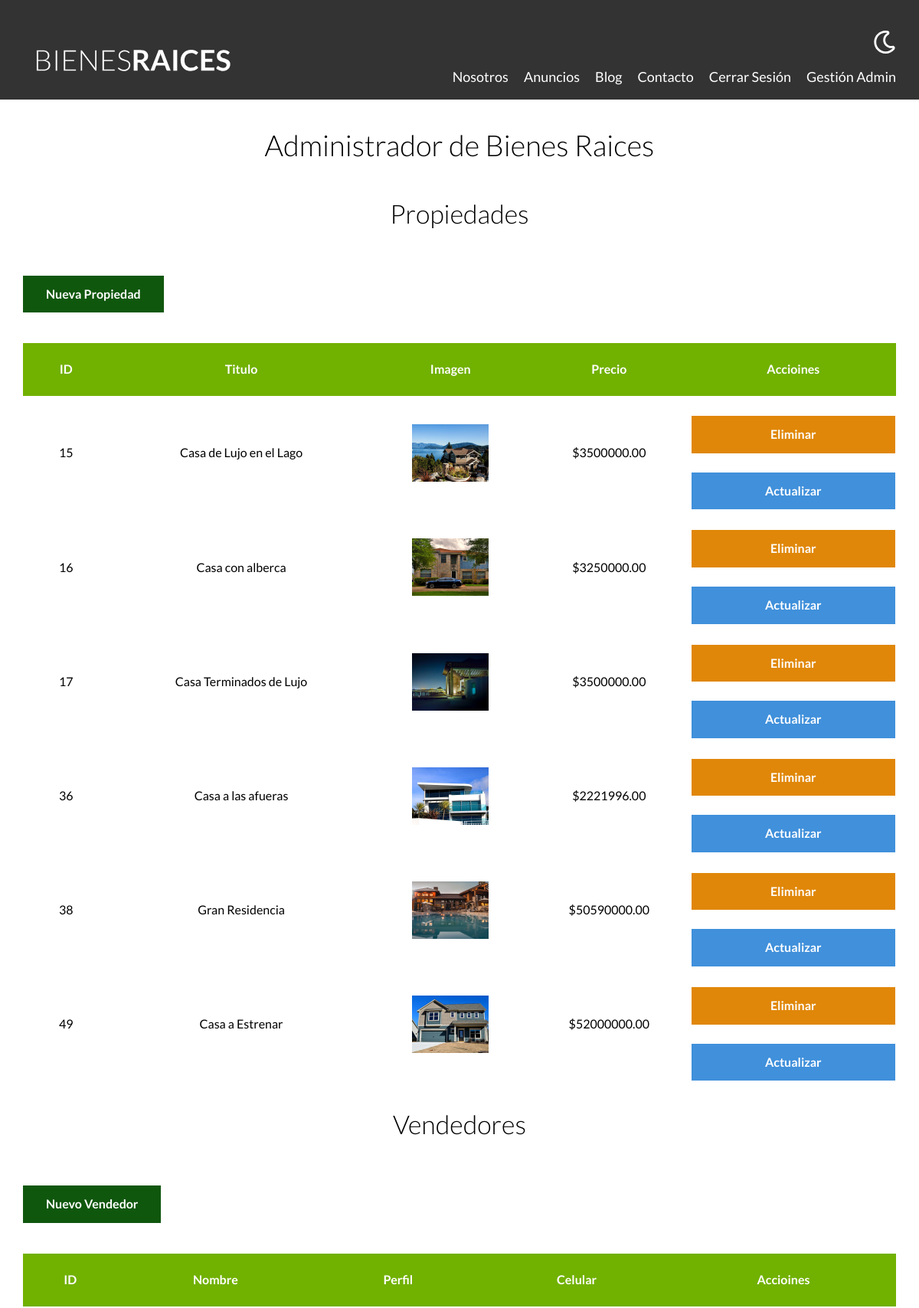
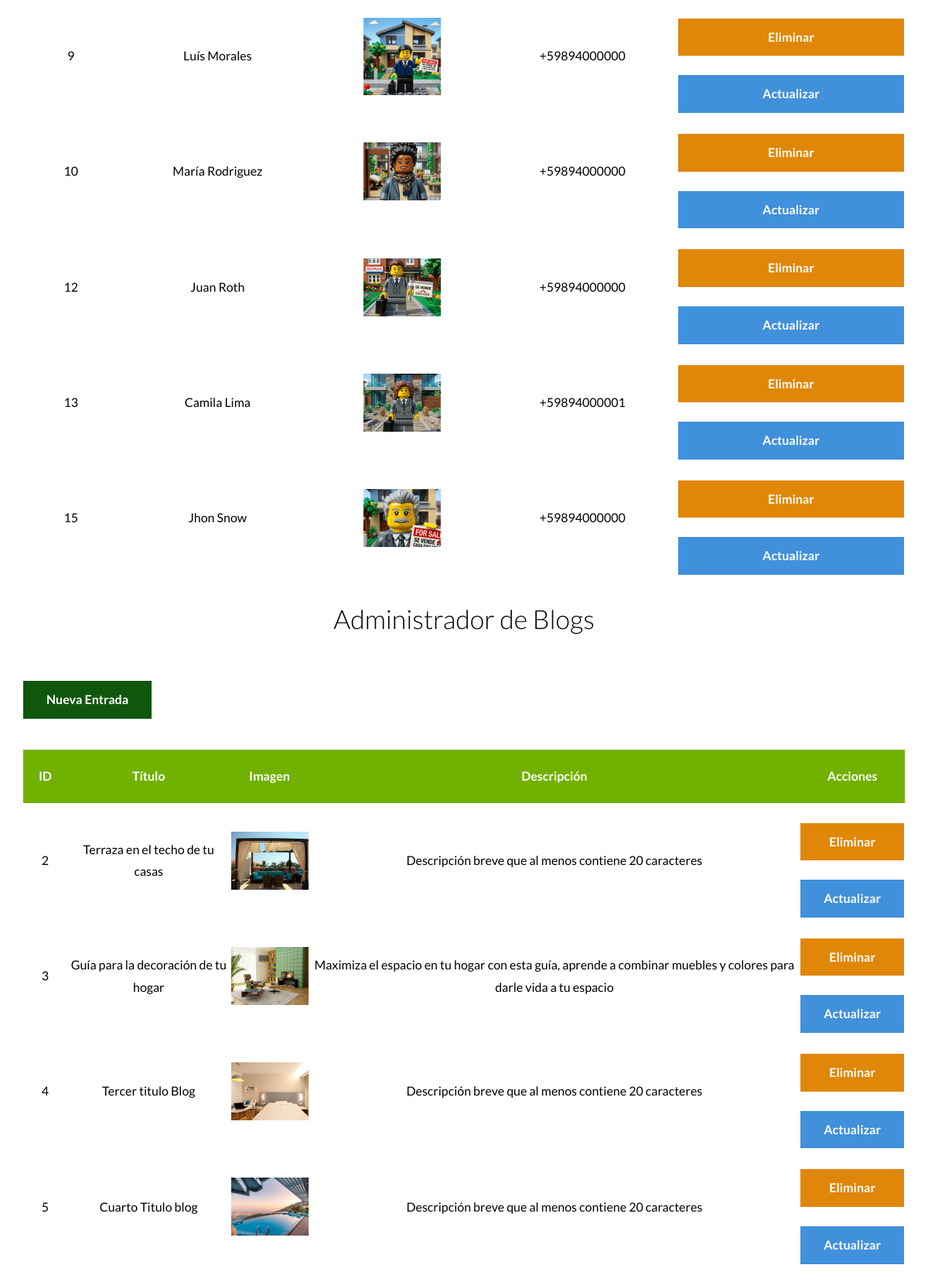
The page /admin (signed in, upper part) on the database its author committed (2 pictures, top to bottom).
### tables this page shows
CREATE TABLE `propiedades` (
  `id` int NOT NULL AUTO_INCREMENT,
  `titulo` varchar(45) DEFAULT NULL,
  `precio` decimal(10,2) DEFAULT NULL,
  `imagen` varchar(200) DEFAULT NULL,
  `descripcion` longtext,
  `habitaciones` int DEFAULT NULL,
  `wc` int DEFAULT NULL,
  `estacionamiento` int DEFAULT NULL,
  `creado` date DEFAULT NULL,
  `vendedores_id` int NOT NULL,
  PRIMARY KEY (`id`),
  KEY `fk_Propiedades_vendedores_idx` (`vendedores_id`),
  CONSTRAINT `fk_Propiedades_vendedores` FOREIGN KEY (`vendedores_id`) REFERENCES `vendedores` (`id`)
);

CREATE TABLE `vendedores` (
  `id` int NOT NULL AUTO_INCREMENT,
  `nombre` varchar(45) DEFAULT NULL,
  `apellido` varchar(45) DEFAULT NULL,
  `celular` varchar(20) DEFAULT NULL,
  `email` varchar(320) DEFAULT NULL,
  `imagen` varchar(200) DEFAULT NULL,
  `creado` date DEFAULT NULL,
  PRIMARY KEY (`id`)
);

CREATE TABLE `blog` (
  `id` int NOT NULL AUTO_INCREMENT,
  `titulo` varchar(60) DEFAULT NULL,
  `imagen` varchar(200) DEFAULT NULL,
  `descripcion` mediumtext,
  `contenido` longtext,
  `creado` date DEFAULT NULL,
  `usuarioId` int DEFAULT NULL,
  PRIMARY KEY (`id`),
  KEY `usuarioId_id` (`usuarioId`),
  CONSTRAINT `usuarioId` FOREIGN KEY (`usuarioId`) REFERENCES `usuarios` (`id`)
);

### controllers/PropiedadController.php (called while the page is built, shortened)
<?php
class PropiedadController {
    public static function index(Router $router) {
        $propiedades = Propiedad::all();
        $vendedores = Vendedor::all();
        $entradas = Entrada::all();
        $resultado = $_GET['resultado'] ?? null;
        $router->render('propiedades/admin', [
            'propiedades' => $propiedades,
            'vendedores' => $vendedores,
            'resultado' => $resultado,
            'entradas' => $entradas
        ]);
    }
}

### public/index.php (called while the page is built, shortened)
<?php
$router = new Router();
$router->get('/admin', [PropiedadController::class, 'index'] );
$router->get('/propiedades/crear', [PropiedadController::class, 'crear']);
$router->post('/propiedades/crear', [PropiedadController::class, 'crear']);
$router->get('/propiedades/actualizar', [PropiedadController::class, 'actualizar']);
$router->post('/propiedades/actualizar', [PropiedadController::class, 'actualizar']);
$router->post('/propiedades/eliminar', [PropiedadController::class, 'eliminar']);
$router->get('/vendedores/crear', [VendedorController::class, 'crear']);
$router->post('/vendedores/crear', [VendedorController::class, 'crear']);
$router->get('/vendedores/actualizar', [VendedorController::class, 'actualizar']);
$router->post('/vendedores/actualizar', [VendedorController::class, 'actualizar']);
$router->post('/vendedores/eliminar', [VendedorController::class, 'eliminar']);
$router->get('/blog/crear', [EntradaController::class, 'crear']);
$router->post('/blog/crear', [EntradaController::class, 'crear']);
$router->get('/blog/actualizar', [EntradaController::class, 'actualizar']);
$router->post('/blog/actualizar', [EntradaController::class, 'actualizar']);
$router->post('/blog/eliminar', [EntradaController::class, 'eliminar']);
$router->get('/', [PaginasController::class, 'index']);
$router->get('/nosotros', [PaginasController::class, 'nosotros']);
$router->get('/propiedades', [PaginasController::class, 'propiedades']);
$router->get('/propiedad', [PaginasController::class, 'propiedad']);
$router->get('/blog', [PaginasController::class, 'blog']);
$router->get('/entrada', [PaginasController::class, 'entrada']);
$router->get('/contacto', [PaginasController::class, 'contacto']);
$router->post('/contacto', [PaginasController::class, 'contacto']);
$router->get('/login', [LoginController::class, 'login']);
$router->post('/login', [LoginController::class, 'login']);
$router->get('/logout', [LoginController::class, 'logout']);
$router->comprobarRutas();

### models/ActiveRecord.php (called while the page is built, shortened)
<?php
class ActiveRecord {
    protected static $db;
    protected static $tabla = '';
    public static function setDB($database) {
        self::$db = $database;
    }
    public static function all() {
        $query = "SELECT * FROM " . static::$tabla;
        $resultado = self::consultarSQL($query);
        return $resultado;
    }
    public static function consultarSQL($query) {
        $resultado = self::$db->query($query);
        $array = [];
        while($registro = $resultado->fetch_assoc()) {
            $array[] = static::crearObjeto($registro);
        }
        return $array;
    }
    protected static function crearObjeto($registro) {
        $objeto = new static;
        foreach($registro as $key => $value) {
            if (property_exists($objeto, $key)) {
                $objeto->$key = $value;
            }
        }
        return $objeto;
    }
}

### views/propiedades/admin.php (the view, shortened to what this page needs)
<main class="contenedor seccion" id="admin-page">
    <h1>Administrador de Bienes Raices</h1>
    <h2>Propiedades</h2>
    <a href="/propiedades/crear" class="boton boton-crear">Nueva Propiedad</a>
    <table class="propiedades">
        <thead>
            <tr>
                <th>ID</th>
                <th>Titulo</th>
                <th>Imagen</th>
                <th>Precio</th>
                <th>Accioines</th>
            </tr>
        </thead>
        <tbody>
            <?php foreach( $propiedades as $propiedad): ?>
            <tr>
                <td><?php echo $propiedad->id; ?></td>
                <td><?php echo $propiedad->titulo; ?></td>
                <td> <img src="/imagenes/<?php echo $propiedad->imagen; ?>" class="imagen-tabla"></td>
                <td>$<?php echo $propiedad->precio ?></td>
                <td>
                    <form method="POST" class="w-100" action="/propiedades/eliminar">
                        <input type="submit" class="boton-rojo-block" value="Eliminar">
                    </form>
                    <a href="/propiedades/actualizar?id=<?php echo $propiedad->id; ?>" class="boton-azul-block">Actualizar</a>
                </td>
            </tr>
            <?php endforeach; ?>
        </tbody>
    </table>
    <h2>Vendedores</h2>
    <a href="/vendedores/crear" class="boton boton-crear">Nuevo Vendedor</a>
    <table class="propiedades">
        <thead>
            <tr>
                <th>ID</th>
                <th>Nombre</th>
                <th>Perfil</th>
                <th>Celular</th>
                <th>Accioines</th>
            </tr>
        </thead>
        <tbody>
            <?php foreach( $vendedores as $vendedor): ?>
            <tr>
                <td><?php echo $vendedor->id; ?></td>
                <td><?php echo $vendedor->nombre . " " . $vendedor->apellido; ?></td>
                <td> <img src="/imagenes/<?php echo $vendedor->imagen; ?>" class="imagen-tabla"></td>
                <td><?php echo $vendedor->celular ?></td>
                <td>
                    <form method="POST" class="w-100" action="/vendedores/eliminar">
                        <input type="submit" class="boton-rojo-block" value="Eliminar">
                    </form>
                    <a href="/vendedores/actualizar?id=<?php echo $vendedor->id; ?>" class="boton-azul-block">Actualizar</a>
                </td>
            </tr>
            <?php endforeach; ?>
        </tbody>
    </table>
    <h2>Administrador de Blogs</h2>
    <a href="/blog/crear" class="boton boton-crear">Nueva Entrada</a>
    <table class="propiedades">
        <thead>
            <tr>
                <th>ID</th>
                <th>Título</th>
                <th>Imagen</th>
                <th>Descripción</th>
                <th>Acciones</th>
            </tr>
        </thead>
        <tbody>
            <?php foreach( $entradas as $entrada): ?>
                <tr>
                    <td><?php echo $entrada->id; ?></td>
                    <td><?php echo $entrada->titulo; ?></td>
                    <td><img src="/imagenes/<?php echo $entrada->imagen; ?>" class="imagen-tabla" alt=""></td>
                    <td><?php echo $entrada->descripcion; ?></td>
                    <td>
                        <form method="POST" class="w-100" action="/blog/eliminar">
                            <input type="submit" class="boton-rojo-block" value="Eliminar">
                        </form>
                        <a href="/blog/actualizar?id=<?php echo $entrada->id; ?>" class="boton-azul-block">Actualizar</a>
                    </td>
                </tr>
            <?php endforeach; ?>
        </tbody>
    </table>
</main>

### public/build/css/app.css (style rules this page uses)
html { -webkit-text-size-adjust:100%;line-height:1.15 }
body { margin:0 }
main { display:block }
h1 { font-size:2em;margin:.67em 0 }
a { background-color:transparent }
img { border-style:none }
button,input,optgroup,select,textarea { font-family:inherit;font-size:100%;line-height:1.15;margin:0 }
button,input { overflow:visible }
[type=button],[type=reset],[type=submit],button { -webkit-appearance:button }
html { box-sizing:border-box;font-size:62.5% }
*,:after,:before { box-sizing:inherit }
body { font-family:Lato,sans-serif;font-size:1.6rem;line-height:1.8 }
.contenedor { margin:0 auto;max-width:120rem;width:95% }
a { text-decoration:none }
img,picture { display:block;width:100% }
h1,h2,h3 { font-family:Lato,sans-serif;font-weight:300;margin:2.5rem 0;text-align:center }
h1 { font-size:3.8rem }
h2 { font-size:3.4rem }
.seccion { margin-bottom:2.5rem;margin-top:2.5rem }
.boton-crear { background-color:#10570e;border:none;color:#fff;display:inline-block;font-weight:700;margin-top:2.5rem;padding:1rem 3rem;text-align:center;text-decoration:none }
.boton-rojo-block { background-color:#e08709;border:none;color:#fff;display:block;font-weight:700;margin-top:2.5rem;padding:1rem 3rem;text-align:center;text-decoration:none }
.boton-rojo-block { padding:1.5rem 3rem;width:100% }
.boton-azul-block { background-color:#4090db;border:none;color:#fff;display:block;font-weight:700;margin-top:2.5rem;padding:1rem 3rem;text-align:center;text-decoration:none }
table.propiedades { border-spacing:0;margin-top:4rem;overflow-x:auto;text-align:center;width:100% }
table.propiedades thead { background-color:#71b100 }
table.propiedades thead th { color:#fff;padding:2rem }
table.propiedades .imagen-tabla { margin:0 auto;width:10rem }

### rows shown on the page
propiedades: id "15", titulo "Casa de Lujo en el Lago", imagen (picture), precio "3500000.00"
propiedades: id "16", titulo "Casa con alberca", imagen (picture), precio "3250000.00"
propiedades: id "17", titulo "Casa Terminados de Lujo", imagen (picture), precio "3500000.00"
propiedades: id "36", titulo "Casa a las afueras", imagen (picture), precio "2221996.00"
propiedades: id "38", titulo "Gran Residencia", imagen (picture), precio "50590000.00"
propiedades: id "49", titulo "Casa a Estrenar", imagen (picture), precio "52000000.00"
vendedores: id "9", nombre "Luís", apellido "Morales", imagen (picture), celular "+59894000000"
vendedores: id "10", nombre "María", apellido "Rodriguez", imagen (picture), celular "+59894000000"
vendedores: id "12", nombre "Juan", apellido "Roth", imagen (picture), celular "+59894000000"
vendedores: id "13", nombre "Camila", apellido "Lima", imagen (picture), celular "+59894000001"
vendedores: id "15", nombre "Jhon", apellido "Snow", imagen (picture), celular "+59894000000"
blog: id "2", titulo "Terraza en el techo de tu casas", imagen (picture), descripcion "Descripción breve que al menos contiene 20 caracteres"
blog: id "3", titulo "Guía para la decoración de tu hogar", imagen (picture), descripcion "Maximiza el espacio en tu hogar con esta guía, aprende a combinar muebles y colores para darle vida a tu espacio"
blog: id "4", titulo "Tercer titulo Blog", imagen (picture), descripcion "Descripción breve que al menos contiene 20 caracteres"
blog: id "5", titulo "Cuarto Titulo blog", imagen (picture), descripcion "Descripción breve que al menos contiene 20 caracteres"
